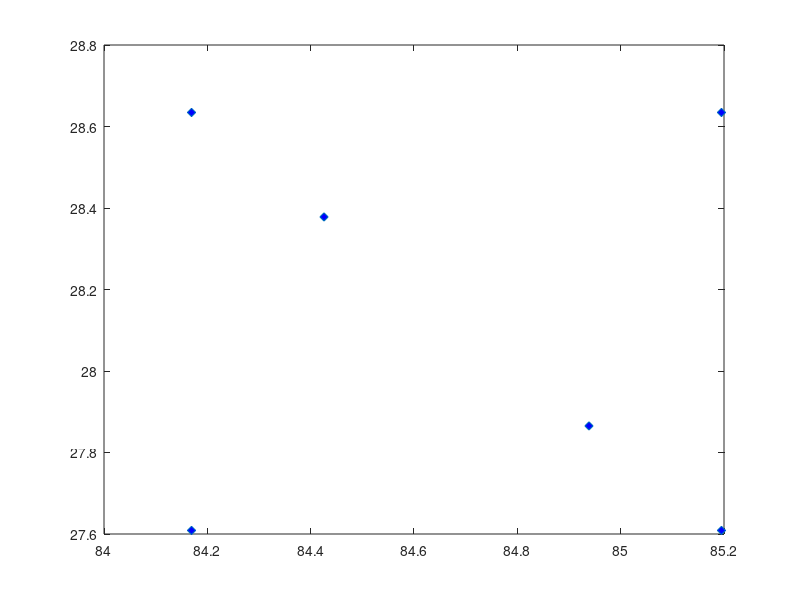

The MATLAB script that drew this image: (Note: this script raises an error after producing the figure.)
% this script plot test points for Australia BP test

% Original data input:
ep_lat = 28.1473; 
ep_lon = 84.7079;
bparea_span = [-1, 1; -1, 1];
bpgrid_x_vec = linspace(ep_lon + bparea_span(1, 1), ep_lon + bparea_span(1,2), 40);
bpgrid_y_vec = linspace(ep_lat + bparea_span(2, 1), ep_lat + bparea_span(2, 2), 40);
test_point_ind_x = [10, 10, 15, 25, 30, 30];
test_point_ind_y = [10, 30, 25, 15, 10, 30];

test_point_x = bpgrid_x_vec(test_point_ind_x);
test_point_y = bpgrid_y_vec(test_point_ind_y);

figure;
plot(test_point_x, test_point_y, 'd', 'MarkerFaceColor', 'b');

% Bp data point
for i = 1:numel(test_point_x)
    filename = ['logfile_autest_' num2str(test_point_ind_x(i)) '_' num2str(test_point_ind_y(i)) '.dat'];
    a = importdata(filename);
    [b, ind] = max(a(:, 4));
    bp_point_x(i) = a(ind, 3);
    bp_point_y(i) = a(ind, 2);
end
hold on;
plot(bp_point_x, bp_point_y, 'd',  'MarkerFaceColor', 'm');   

plot(ep_lon, ep_lat, 'd', 'MarkerSize', 10, 'MarkerFaceColor', 'k');
a = importdata('logfile_autest.dat');
[b, ind] = max(a(:, 4));
plot(a(ind, 3), a(ind, 2), 'd', 'MarkerSize', 10 ,'MarkerFaceColor', 'm');
axis([ep_lon-1 ep_lon+1 ep_lat-1 ep_lat+1]);
xlabel('lon');
ylabel('lat');
title('Australia Test');
tand(155);
x_moho_line = ep_lon-1:0.02:ep_lon+1;
y_moho_line = tand(155)*(x_moho_line - ep_lon) + ep_lat;
plot(x_moho_line, y_moho_line, '*');